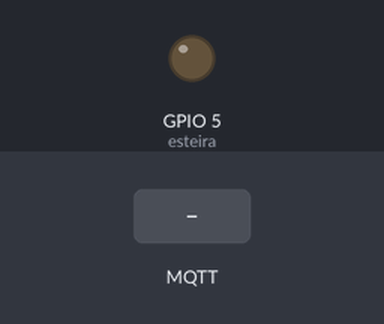
This sketch was run on a simulated ESP32. Shown: output pins drawn as LEDs (lit = HIGH). Inputs (shaded band) come from the test bench. WiFi joins after 1.5 s; servers stay silent unless stated; random numbers use the default seed unless the sketch sets one; no MQTT or app messages arrive unless stated; what the sketch prints to the serial monitor is not drawn.

Above: at 2.7 s.
2.8 s: MQTT message "1" arrives on the first subscribed topic
At 4.2 s:
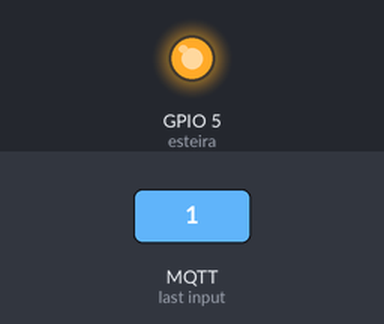
5.8 s: MQTT message "0" arrives on the first subscribed topic
At 6.5 s:
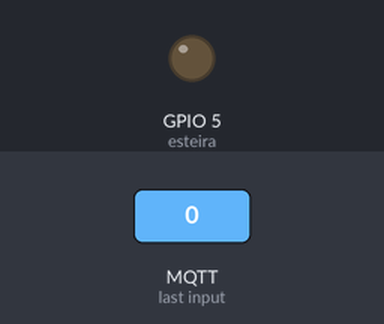
Timing chart, 0 to 8.8 s (numbered marks = the images above; inputs shaded):
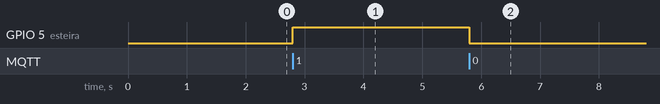

The sketch:

code_final.ino
```cpp
#include <Arduino.h>
#include <WiFi.h>
#include <WiFiClientSecure.h>
#include <PubSubClient.h>

// Credenciais do Wi-Fi
const char* ssid = "LDI02";
const char* password = "wifi2021";

// Detalhes do broker MQTT
const char* mqtt_broker = "f36a296472af4ff7bc783d027dcf8cb2.s1.eu.hivemq.cloud";
const int mqtt_port = 8883;
const char* mqtt_username = "yago_ic";
const char* mqtt_password = "brokerP&x+e[5&ifZ_R}T";

// Tópicos MQTT
const char* topic_publish = "esp32/placa_esp"; // Tópico para publicar (do ESP32 para o site)
const char* topic_receive = "esp32/site";      // Tópico para receber (do site para o ESP32)

// Pinos
const int esteira = 5;
const int RXp2 = 16; // Recebe dados do Arduino
const int TXp2 = 17; // Transmite dados

// Instâncias
WiFiClientSecure wifiClient;
PubSubClient mqttClient(wifiClient);

// Função de callback para mensagens MQTT recebidas
void mqttCallback(char* topic, byte* payload, unsigned int length) {
  String receivedMessage = "";
  for (int i = 0; i < length; i++) {
    receivedMessage += (char)payload[i];
  }

  if (String(topic) == topic_receive) {
    if (receivedMessage == "1") {
      digitalWrite(esteira, HIGH);
      Serial.println("Esteira Ligada");
    } else if (receivedMessage == "0") {
      digitalWrite(esteira, LOW);
      Serial.println("Esteira Desligada");
    }
  }
}

// Configuração inicial do MQTT
void setupMQTT() {
  mqttClient.setServer(mqtt_broker, mqtt_port);
  mqttClient.setCallback(mqttCallback);
  mqttClient.subscribe(topic_receive);
}

// Reconexão ao broker MQTT
void reconnect() {
  while (!mqttClient.connected()) {
    Serial.println("Conectando ao broker MQTT...");
    String clientId = "ESP32Client-" + String(random(0xffff), HEX);

    if (mqttClient.connect(clientId.c_str(), mqtt_username, mqtt_password)) {
      Serial.println("Conectado ao broker MQTT.");
      mqttClient.subscribe(topic_receive);
      mqttClient.publish(topic_publish, "Conectado ao MQTT");
    } else {
      Serial.print("Falha, rc=");
      Serial.print(mqttClient.state());
      Serial.println(" Tentando novamente em 5 segundos...");
      delay(5000);
    }
  }
}

void setup() {
  Serial.begin(115200); // Inicia a comunicação serial para depuração
  Serial2.begin(9600, SERIAL_8N1, RXp2, TXp2); // Configura Serial2

  // Conecta ao Wi-Fi
  WiFi.begin(ssid, password);
  while (WiFi.status() != WL_CONNECTED) {
    delay(500);
    Serial.print("Conectando ao Wi-Fi...");
  }
  Serial.println("\nConectado ao Wi-Fi");

  // Configura o cliente MQTT
  wifiClient.setInsecure();
  setupMQTT();

  // Configura o pino da esteira
  pinMode(esteira, OUTPUT);
  digitalWrite(esteira, LOW); // Garante que a esteira comece desligada
}

void loop() {
  // Verifica a conexão MQTT e reconecta, se necessário
  if (!mqttClient.connected()) {
    reconnect();
  }
  mqttClient.loop();

  // Verifica se há dados disponíveis na Serial2 (comunicação com o Arduino)
  if (Serial2.available()) {
    String mensagem = Serial2.readStringUntil('\n'); // Lê a mensagem até o caractere de nova linha
    mensagem.trim(); // Remove espaços em branco

    // Processa a mensagem recebida
    if (mensagem == "Vermelho") {
      mqttClient.publish(topic_publish, "4");
      Serial.println("Vermelho");
    } else if (mensagem == "Verde") {
      mqttClient.publish(topic_publish, "2");
      Serial.println("Verde");
    } else if (mensagem == "Azul") {
      mqttClient.publish(topic_publish, "3");
      Serial.println("Azul");
    } else if (mensagem == "Cor N def.") {
      mqttClient.publish(topic_publish, "5");
      Serial.println("Cor N def.");
    }
  }
}
```

Measured:
- after the input at 2.8 s, GPIO 5 (esteira): LOW → HIGH at once
- after the input at 5.8 s, GPIO 5 (esteira): HIGH → LOW at once
